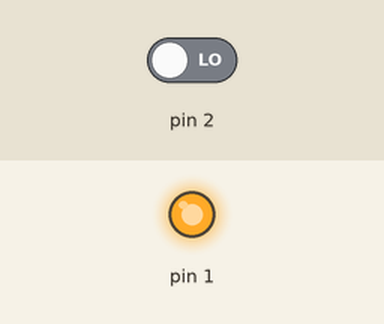
Recording of a sketch running on a simulated Arduino Uno, built with avr-gcc and run on an emulated ATmega328P. Parts: output pins drawn as LEDs (lit = HIGH). Inputs (shaded band) come from the test bench; at power-on: pin 2 LOW.

Above: at 2.2 s.
2.3 s: pin 2 driven HIGH
At 3.4 s:
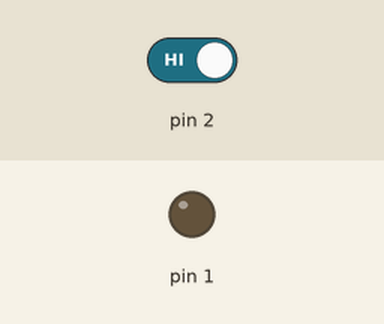
4.5 s: pin 2 driven LOW
At 5.7 s:
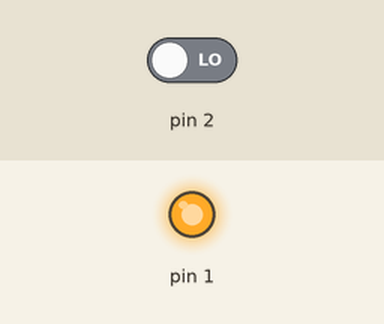
Timing chart, 0 to 7.5 s (numbered marks = the images above; inputs shaded):
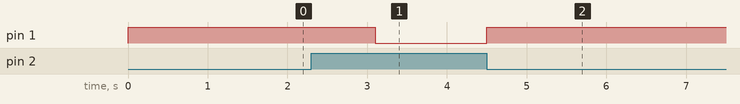

The sketch:

RCJMedal.ino
```cpp
#include <avr/sleep.h>
#include <avr/power.h>

int capread(int pin){
  //Drive the pin high
  pinMode(pin,OUTPUT);
  digitalWrite(pin,HIGH);
  //Prepare to read
  pinMode(pin,INPUT);
  digitalWrite(pin,LOW);
  int t=millis();
  //Wait until pin is low or 0.8 seconds have elapsed
  while(digitalRead(pin) && millis() -t < 800);
  t=millis()-t;
  //If it took more than half a second, return 0
  if(t >=500){
    return 0;
  } else{
    return 1;
  }
}


void setup(){
  pinMode(1,OUTPUT);
  digitalWrite(1,1);
  delay(1000);
}


int zeroCount=0;
int sleep=0;
void loop(){
  int input = capread(2);
  if(input==1){
    zeroCount=0;
  }else{
    zeroCount+=1;
  }
  digitalWrite(1, input);
  if(zeroCount > 100){
    while(!capread(2)){
      if(millis() > 600000) sleep=1;
      delay(100);
    }
    zeroCount = 0;
  }
  delay(100);
  if(sleep){ //Power down
    set_sleep_mode(SLEEP_MODE_PWR_DOWN);
    sleep_enable();
    sleep_mode();
  }
}
```

Measured:
- after the input at 2.3 s, pin 1: HIGH → LOW after 0.80 s
- after the input at 4.5 s, pin 1: LOW → HIGH at once
